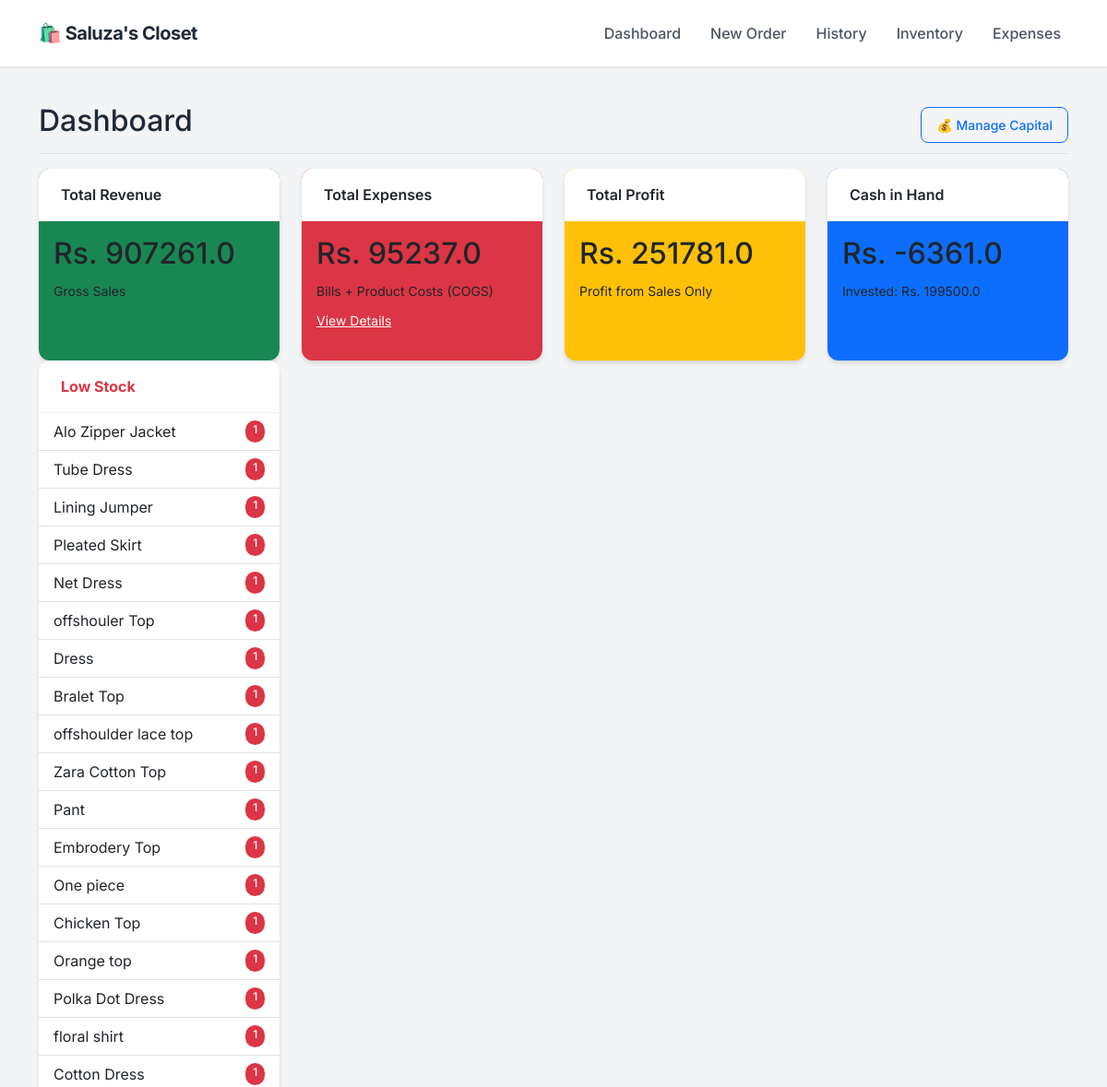
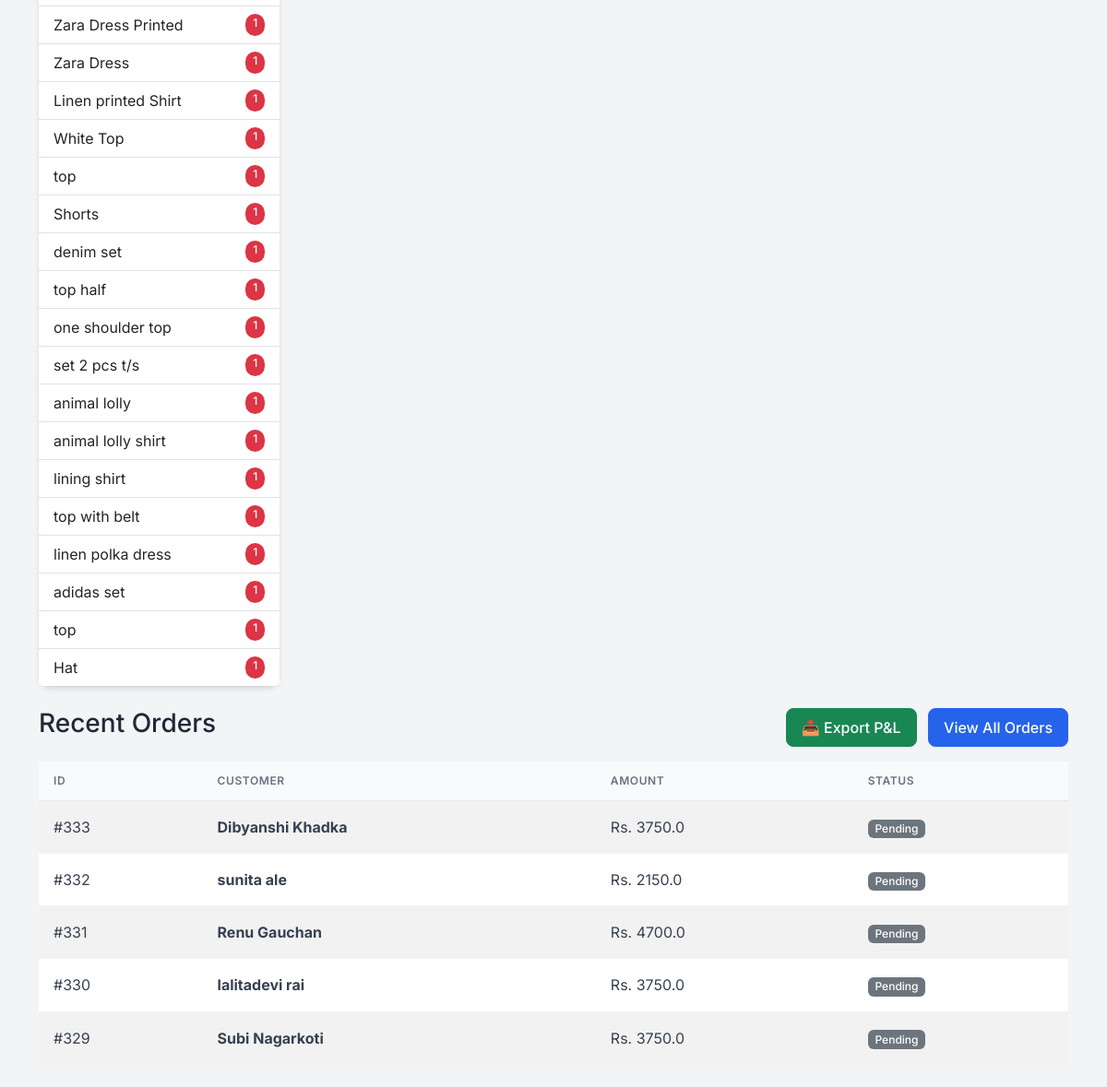
Before: / with the older database file (2 pictures, top to bottom).
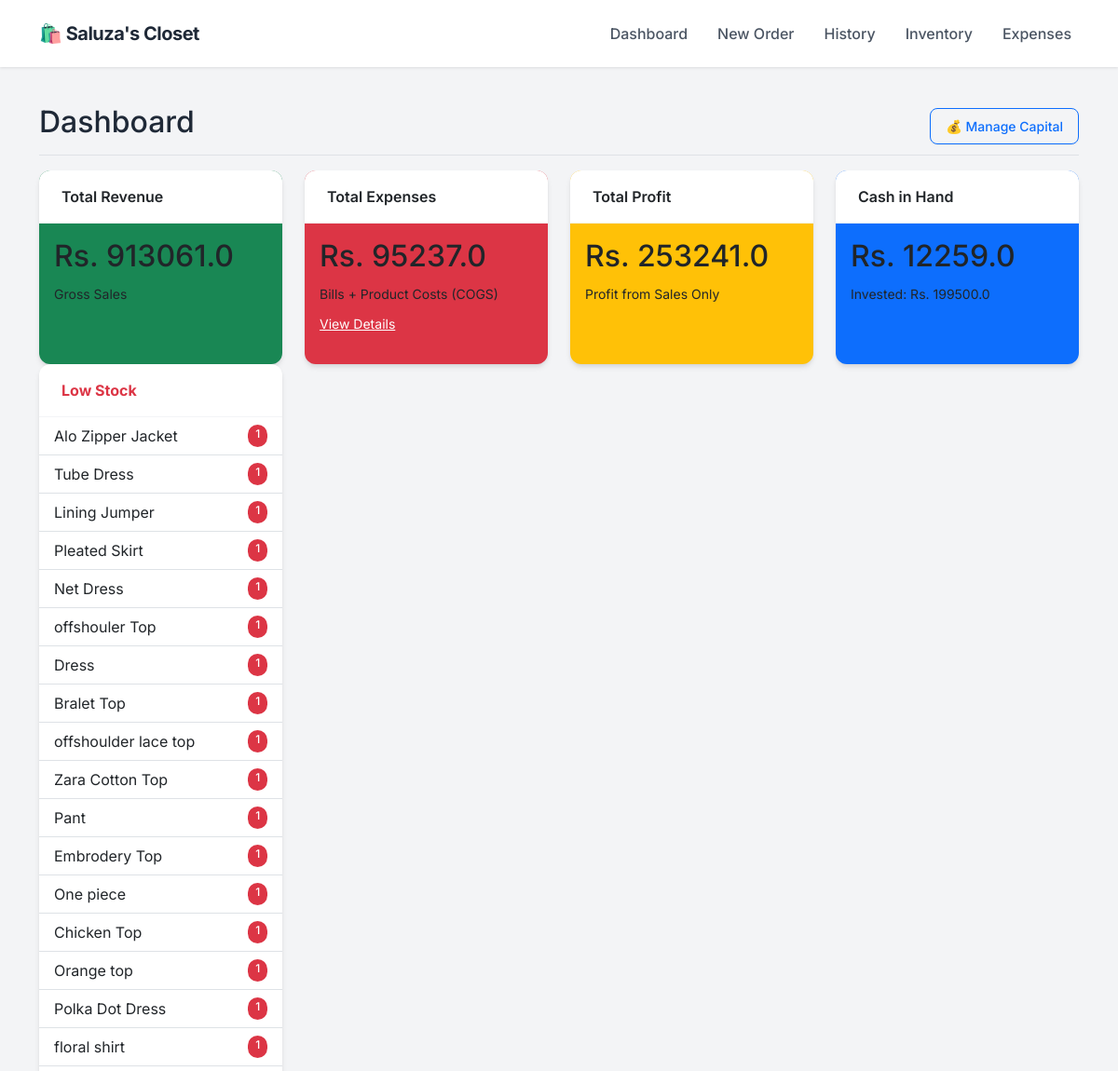
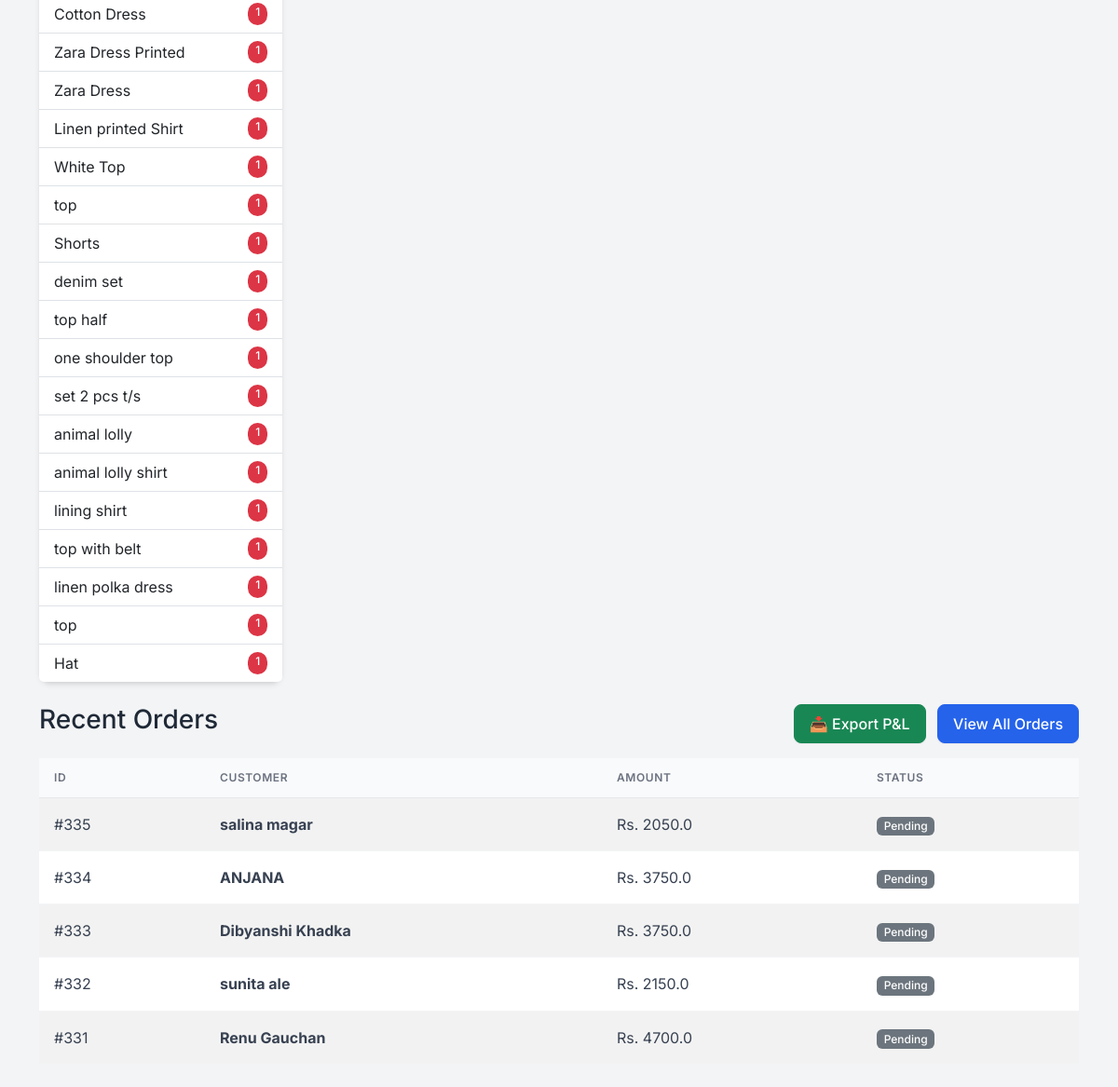
After: the same page with the newer database file (2 pictures, top to bottom).
### app.py (models this page shows)
class Product(db.Model):
    id = db.Column(db.Integer, primary_key=True)
    sku = db.Column(db.String(50), unique=True, nullable=True)
    name = db.Column(db.String(100), nullable=False)
    size = db.Column(db.String(10), nullable=False)
    cost_price = db.Column(db.Float, default=0.0)
    price = db.Column(db.Float, nullable=False)
    stock = db.Column(db.Integer, default=0)
    image = db.Column(db.String(100), nullable=True)

class Order(db.Model):
    id = db.Column(db.Integer, primary_key=True)
    customer_name = db.Column(db.String(100), nullable=False)
    phone = db.Column(db.String(20), nullable=False)
    address = db.Column(db.String(200), nullable=True)
    date = db.Column(db.DateTime, default=datetime.utcnow)
    total_amount = db.Column(db.Float, default=0.0)
    profit = db.Column(db.Float, default=0.0)
    status = db.Column(db.String(20), default='Pending')
    items = db.relationship('OrderItem', backref='order', lazy=True)

### app.py (the view)
@app.route('/')
def dashboard():
    total_investment = db.session.query(db.func.sum(Investment.amount)).scalar() or 0
    total_sales = db.session.query(db.func.sum(Order.total_amount)).scalar() or 0
    manual_expenses = db.session.query(db.func.sum(Expense.amount)).scalar() or 0
    current_inventory_cost = 0
    products = Product.query.all()
    for p in products:
        current_inventory_cost += (p.stock * p.cost_price)
    gross_profit = db.session.query(db.func.sum(Order.profit)).scalar() or 0
    cost_of_sold_goods = total_sales - gross_profit
    total_product_spend = current_inventory_cost + cost_of_sold_goods
    cash_in_hand = (total_investment + total_sales) - (total_product_spend + manual_expenses)
    net_profit = gross_profit # As you requested previously (Sales Profit only)
    recent_orders = Order.query.order_by(Order.date.desc()).limit(5).all()
    low_stock = Product.query.filter(Product.stock < 2, Product.stock > 0).all()
    out_of_stock = Product.query.filter(Product.stock == 0).all()
    investments = Investment.query.order_by(Investment.date.desc()).all()
    return render_template('dashboard.html',
                           sales=total_sales,
                           gross_profit=gross_profit,
                           expenses=manual_expenses,
                           net_profit=net_profit,
                           cash_in_hand=cash_in_hand, # <--- NEW DATA
                           total_investment=total_investment, # <--- NEW DATA
                           orders=recent_orders,
                           investments=investments,
                           low_stock=low_stock,
                           out_of_stock=out_of_stock)

### templates/dashboard.html (shortened to what this page needs)
{% extends "layout.html" %}
{% block content %}
<div class="d-flex justify-content-between flex-wrap flex-md-nowrap align-items-center pt-3 pb-2 mb-3 border-bottom">
    <h1 class="h2">Dashboard</h1>
    <div class="btn-toolbar mb-2 mb-md-0">
        <button type="button" class="btn btn-sm btn-outline-primary" data-bs-toggle="modal" data-bs-target="#investmentHistoryModal">
    💰 Manage Capital
</button>
    </div>
</div>
<div class="row mb-4">
    <div class="col-md-3">
        <div class="card text-dark bg-success mb-3 h-100">
            <div class="card-header">Total Revenue</div>
            <div class="card-body">
                <h2 class="card-title">Rs. {{ sales }}</h2>
                <small>Gross Sales</small>
            </div>
        </div>
    </div>
    <div class="col-md-3">
        <div class="card text-dark bg-danger mb-3 h-100">
            <div class="card-header">Total Expenses</div>
            <div class="card-body">
                <h2 class="card-title">Rs. {{ expenses }}</h2>
                <small>Bills + Product Costs (COGS)</small> <div class="mt-2">
                    <a href="/expenses" class="text-white text-decoration-underline small">View Details</a>
                </div>
            </div>
        </div>
    </div>
    <div class="col-md-3">
        <div class="card text-dark bg-warning mb-3 h-100">
            <div class="card-header">Total Profit</div>
            <div class="card-body">
                <h2 class="card-title">Rs. {{ net_profit }}</h2>
                <small>Profit from Sales Only</small>
            </div>
        </div>
    </div>
    <div class="col-md-3">
        <div class="card text-dark bg-primary mb-3 h-100">
            <div class="card-header">Cash in Hand</div>
            <div class="card-body">
                <h2 class="card-title">Rs. {{ cash_in_hand }}</h2>
                <small>Invested: Rs. {{ total_investment }}</small>
            </div>
        </div>
    </div>
    <div class="col-md-3">
        <div class="card border-danger h-100">
            <div class="card-header bg-transparent text-danger fw-bold">Low Stock</div>
            <ul class="list-group list-group-flush list-group-sm">
                {% for item in low_stock %}
                <li class="list-group-item d-flex justify-content-between">
                    <span>{{ item.name }}</span>
                    <span class="badge bg-danger rounded-pill">{{ item.stock }}</span>
                </li>
                {% endfor %}
            </ul>
        </div>
    </div>
</div>
<div class="d-flex justify-content-between align-items-center mb-3">
    <h3>Recent Orders</h3>
    <div>
        <a href="/export_excel" class="btn btn-success me-2">📥 Export P&L</a>
        <a href="/orders" class="btn btn-primary">View All Orders</a>
    </div>
</div>
<table class="table table-striped bg-white align-middle">
    <thead>
        <tr>
            <th>ID</th>
            <th>Customer</th>
            <th>Amount</th>
            <th>Status</th>
        </tr>
    </thead>
    <tbody>
        {% for order in orders %}
        <tr>
            <td>#{{ order.id }}</td>
            <td><strong>{{ order.customer_name }}</strong></td>
            <td>Rs. {{ order.total_amount }}</td>
            <td><span class="badge bg-secondary">{{ order.status }}</span></td>
        </tr>
        {% endfor %}
    </tbody>
</table>
{% endblock %}

### templates/layout.html (shortened to what this page needs)
<!DOCTYPE html>
<html lang="en">
<head>
    <link href="https://cdn.jsdelivr.net/npm/bootstrap@5.3.0/dist/css/bootstrap.min.css" rel="stylesheet">
</head>
<body>
    <nav class="navbar navbar-expand-lg sticky-top">
        <div class="container">
            <a class="navbar-brand" href="/">
                🛍️ Saluza's Closet
            </a>
            <div class="collapse navbar-collapse" id="navbarNav">
                <ul class="navbar-nav ms-auto">
                    <li class="nav-item"><a class="nav-link" href="/">Dashboard</a></li>
                    <li class="nav-item"><a class="nav-link" href="/new_order">New Order</a></li>
                    <li class="nav-item"><a class="nav-link" href="/orders">History</a></li>
                    <li class="nav-item"><a class="nav-link" href="/inventory">Inventory</a></li>
                    <li class="nav-item"><a class="nav-link" href="/expenses">Expenses</a></li>
                </ul>
            </div>
        </div>
    </nav>
    <div class="container py-4">
        {% block content %}{% endblock %}
    </div>
</body>
</html>

### templates/layout.html (style rules this page uses)
:root { --primary-color: #2563eb; --bg-color: #f3f4f6; --text-dark: #1f2937; --card-shadow: 0 4px 6px -1px rgba(0, 0, 0, 0.1), 0 2px 4px -1px rgba(0, 0, 0, 0.06); }
body { font-family: 'Inter', sans-serif; background-color: var(--bg-color); color: var(--text-dark); }
.navbar { background-color: #ffffff; box-shadow: 0 1px 3px rgba(0,0,0,0.1); padding: 1rem 0; }
.navbar-brand { font-weight: 700; color: var(--text-dark) !important; font-size: 1.25rem; letter-spacing: -0.5px; }
.nav-link { color: #4b5563 !important; font-weight: 500; margin-left: 1rem; transition: color 0.2s; }
.card { border: none; border-radius: 12px; box-shadow: var(--card-shadow); background: #ffffff; transition: transform 0.2s; }
.card-header { background-color: #ffffff; border-bottom: 1px solid #f3f4f6; font-weight: 600; padding: 1rem 1.5rem; border-radius: 12px 12px 0 0 !important; }
.btn { border-radius: 8px; font-weight: 500; padding: 0.5rem 1rem; box-shadow: 0 1px 2px 0 rgba(0, 0, 0, 0.05); }
.btn-primary { background-color: var(--primary-color); border-color: var(--primary-color); }
.table { margin-bottom: 0; }
.table thead th { background-color: #f9fafb; color: #6b7280; font-size: 0.75rem; text-transform: uppercase; letter-spacing: 0.05em; font-weight: 600; border-bottom: 1px solid #e5e7eb; padding: 0.75rem 1rem; }
.table tbody td { padding: 1rem 1rem; vertical-align: middle; color: #374151; border-bottom: 1px solid #f3f4f6; }
.badge { padding: 0.35em 0.65em; font-weight: 500; border-radius: 6px; }

Changed rows visible on the page:
removed Product: name "adidas set", stock "1"
no longer on this page (row unchanged): Order: id "330", customer_name "lalitadevi rai", total_amount "3750.0", status "Pending"
no longer on this page (row unchanged): Order: id "329", customer_name "Subi Nagarkoti", total_amount "3750.0", status "Pending"
added Order: id "335", customer_name "salina magar", total_amount "2050.0", status "Pending"
added Order: id "334", customer_name "ANJANA", total_amount "3750.0", status "Pending"
Other visible differences:
{{ sales }}: "907261.0" → "913061.0"
{{ net_profit }}: "251781.0" → "253241.0"
{{ cash_in_hand }}: "-6361.0" → "12259.0"
